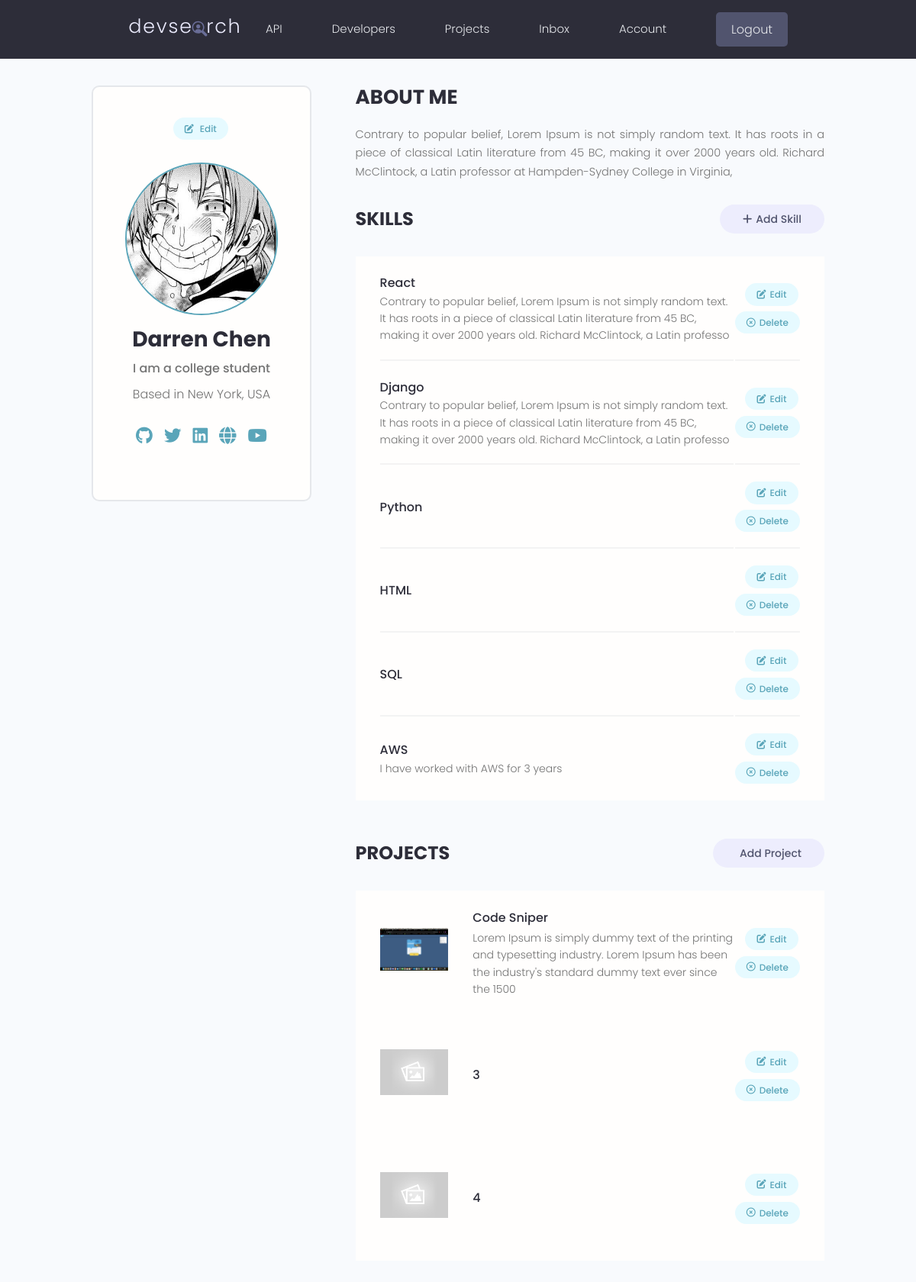
The app's page /account/ (signed in) with its own data.
### users/models.py (models this page shows, shortened)
class Profile(models.Model):
    user = models.OneToOneField(User, null=True, on_delete=models.CASCADE, blank=True) #one user can have one profile, one profile can have one user
    name = models.CharField(max_length=200, null=True, blank=True)
    email = models.EmailField(max_length=500, null=True, blank=True, unique=True)
    username = models.CharField(max_length=200, null=True, blank=True)
    location = models.CharField(max_length=200, null=True, blank=True)
    short_intro = models.CharField(max_length=200, null=True, blank=True)
    bio = models.TextField(null=True, blank=True)
    profile_image = models.ImageField(upload_to='profiles/', default='')
    social_github = models.CharField(max_length=200, null=True, blank=True)
    social_twitter = models.CharField(max_length=200, null=True, blank=True)
    social_linkedin = models.CharField(max_length=200, null=True, blank=True)
    social_youtube = models.CharField(max_length=200, null=True, blank=True)
    social_website = models.CharField(max_length=200, null=True, blank=True)
    created = models.DateTimeField(auto_now_add=True)
    id = models.UUIDField(default=uuid.uuid4, unique=True, primary_key=True, editable=False)
    class Meta:
        ordering = ['-created']
    @property
    def imageURL(self):
        try:
            url = self.profile_image.url
        except:
            url = '/static/images/user-default.png'
        return url

class Skill(models.Model):
    owner = models.ForeignKey(Profile, null=True, blank=True, on_delete=models.CASCADE) #one profile can have many skills (parent-child relationship)
    name = models.CharField(max_length=200, null=True, blank=True)
    description = models.TextField(null=True, blank=True)
    created = models.DateTimeField(auto_now_add=True) #auto_now_add=True will automatically add when we create a new project
    id = models.UUIDField(default=uuid.uuid4, unique=True, primary_key=True, editable=False)

### projects/models.py (models this page shows, shortened)
class Project(models.Model):
    owner = models.ForeignKey(Profile, null=True, blank=True, on_delete=models.CASCADE)
    title = models.CharField(max_length=200) #Charfield is a small field compare to TextField
    description = models.TextField(null=True, blank=True) #null=True means that this field is optional
    featured_image = models.ImageField(upload_to='projects/', default='')
    demo_link = models.CharField(max_length=2000, null=True, blank=True)
    source_link = models.CharField(max_length=2000, null=True, blank=True)
    tags = models.ManyToManyField('Tag', blank=True) #ManyToManyField is a field that can have many tags
    vote_total = models.IntegerField(default=0, null=True, blank=True)
    vote_ratio = models.IntegerField(default=0, null=True, blank=True)
    created = models.DateTimeField(auto_now_add=True) #auto_now_add=True will automatically add when we create a new project
    id = models.UUIDField(default=uuid.uuid4, unique=True, primary_key=True, editable=False) #uuid4 is a random id, editable=False means that we can't edit this id
    class Meta:
        ordering = ['-vote_ratio', '-vote_total', 'title'] #order the projects by vote ratio and vote total
    @property
    def imageURL(self):
        try:
            url = self.featured_image.url
        except:
            url = ''
        return url

### users/views.py (the view)
# urls.py: path('account/', views.userAccount, name='account'),
@login_required(login_url='login') #if the user is not logged in, redirect to the login page
def userAccount(request):
    profile = request.user.profile #get the profile of the user that is logged in
    skills = profile.skill_set.all() #get all the skills of the user
    projects = profile.project_set.all()[:3]
    projectsCount = projects.count()
    context = {'profile': profile, 'skills': skills, 'projects': projects, 'projectsCount': projectsCount}
    return render(request, 'users/account.html', context)

### users/templates/users/account.html (shortened to what this page needs)
{% extends 'main.html' %}
{% load static %}
{% block content %}
<main class="settingsPage profile my-md">
  <div class="container">
    <div class="layout">
      <div class="column column--1of3">
        <div class="card text-center">
          <div class="card__body dev">
            <a class="tag tag--pill tag--main settings__btn" href="{% url 'edit-account' %}"><i class="fa-solid fa-edit" style="margin-right: 5px;"></i> Edit</a>
            <img class="avatar avatar--xl dev__avatar" src="{{profile.imageURL}}" />
            <h2 class="dev__name">{{profile.name}}</h2>
            <p class="dev__title">{{profile.short_intro}}</p>
            <p class="dev__location">Based in {{profile.location}}</p>
            <ul class="dev__social">
              {% if profile.social_github %}
                <li>
                  <a title="Github" href="{{profile.social_github}}" target="_blank"></a>
                </li>
                {% endif %}
                {% if profile.social_twitter %}
                <li>
                  <a title="Twitter" href="{{profile.social_twitter}}" target="_blank"></a>
                </li>
                {% endif %}
                {% if profile.social_linkedin %}
                <li>
                  <a title="LinkedIn" href="{{profile.social_linkedin}}" target="_blank"></a>
                </li>
                {% endif %}
                {% if profile.social_website %}
                <li>
                  <a title="Personal Website" href="{{profile.social_website}}" target="_blank"></a>
                </li>
                {% endif %}
                {% if profile.social_youtube %}
                <li>
                    <a title="Youtube" href="{{profile.social_youtube}}" target="_blank"></a>
                </li>
                {% endif %}
            </ul>
          </div>
        </div>
      </div>
      <div class="column column--2of3">
        <div class="devInfo">
          <h3 class="devInfo__title">About Me</h3>
          <p class="devInfo__about">{{profile.bio}}</p>
        </div>
        <div class="settings">
          <h3 class="settings__title">Skills</h3>
          <a class="tag tag--pill tag--sub settings__btn tag--lg" href="{% url 'create-skill' %}"><i class="fa-solid fa-plus" style="margin-right: 5px;"></i> Add Skill</a>
        </div>
        <table class="settings__table">
          {% for skill in skills %}
          <tr>
            <td class="settings__tableInfo">
              <h4>{{skill.name}}</h4>
              <p>
                {{skill.description|slice:"200"}}
              </p>
            </td>
            <td class="settings__tableActions">
              <a class="tag tag--pill tag--main settings__btn" href="{% url 'update-skill' skill.id %}"><i class="fa-solid fa-edit" style="margin-right: 5px;"></i> Edit</a>
              <a class="tag tag--pill tag--main settings__btn" href="{% url 'delete-skill' skill.id %}?next=/account"><i class="fa-regular fa-circle-xmark" style="margin-right: 5px;"></i>
                Delete</a>
            </td>
          </tr>
          {% endfor %}
        </table>
        <div class="settings">
          <h3 class="settings__title">Projects</h3>
          <a class="tag tag--pill tag--sub settings__btn tag--lg" href="{% url 'create-project' %}"> Add Project</a>
        </div>
        <table class="projects__table">
          {% for project in projects %}
          <tr>
            <td class="settings__thumbnail">
              <a href="{% url 'project' project.id %}"><img src="{{project.imageURL}}" alt="Project Thumbnail" /></a>
            </td>
            <td class="settings__tableInfo">
              <a href="{% url 'project' project.id %}">{{project.title}}</a>
              <p>
                {{project.description|slice:"150"}}
              </p>
            </td>
            <td class="settings__tableActions">
              <a class="tag tag--pill tag--main settings__btn" href="{% url 'update-project' project.id %}"><i class="fa-solid fa-edit" style="margin-right: 5px;"></i> Edit</a>
              <a class="tag tag--pill tag--main settings__btn" href="{% url 'delete-project' project.id %}?next=/account"><i class="fa-regular fa-circle-xmark" style="margin-right: 5px;"></i>
                Delete</a>
            </td>
          </tr>
          {% endfor %}
        </table>
      </div>
    </div>
  </div>
</main>
{% endblock content %}

### static/styles/app.css (style rules this page uses)
:root { --color-sub: #2d2d39; }
.card { border: 2px solid var(--color-light); }
img { width: 100%; }
.profile .card > .dev { padding: 4rem; }
.dev__avatar { display: block; margin: auto; }
.dev__name { color: var(--color-sub); font-size: 2.8rem; font-weight: 700; margin-top: 1rem; margin-bottom: 0.5rem; }
.dev__title { font-size: 1.6rem; font-weight: 500; line-height: 1.3; }
.dev__location { margin-top: 1rem; }
.dev__social { margin: 3rem 0; list-style: none; display: flex; justify-content: center; gap: 1.5rem; }
.devInfo { margin-bottom: 3rem; }
.devInfo__title, .devInfo__subtitle { font-size: 2.6rem; color: var(--color-sub); text-transform: uppercase; font-weight: 700; margin-bottom: 1.5rem; }
.devInfo__about, .devSkill__info { font-size: 1.45rem; line-height: 1.7; text-align: justify; }
.settingsPage .dev > .settings__btn { display: inline-block; margin-bottom: 3rem; }
.settings { display: flex; justify-content: space-between; align-items: center; }
.settings__title { font-size: 2.4rem; text-transform: uppercase; font-weight: 700; color: var(--color-sub); }
.projects__table { margin-top: 3rem; margin-bottom: 2rem; padding: 0 3rem; background: var(--color-white); }
.settings__table { margin-top: 3rem; margin-bottom: 5rem; padding: 0 3rem; background: var(--color-white); }
.settings__table tr { width: 100%; }
.settings__table tr > td { padding: 2rem 0; }
.settings__table tr:not(:last-child) td { border-bottom: 2px solid var(--color-white-light); }
.settings__thumbnail { width: 23%; min-width: 10rem; }
.settings__thumbnail img { padding-right: 3rem; height: 15rem; object-fit: contain; }
.settings__tableInfo { width: 100%; }
.settings__tableInfo h4, .settings__tableInfo a { padding-right: 1rem; width: auto; font-size: 1.6rem; font-weight: 500; color: var(--color-sub); }
.settings__tableInfo p { font-size: 1.4rem; }
.settings__tableActions { text-align: right; }

### static/uikit/styles/modules/_variables.css (style rules this page uses)
:root { --color-main: #5aa5b9; --color-main-light: #e6faff; --color-sub: #3f4156; --color-sub-light: #51546e; --color-sub-lighter: #ededfd; --color-text: #737373; --color-gray: #8b8b8b; --color-light: #e5e7eb; --color-light-gray: #767676; --color-bg: #f8fafd; --color-white: #fffefd; --color-white-light: #f3f3f3; --color-success: #359e64; --color-success-bg: #def8e8; --color-error: #fc4b0b; --color-error-bg: #fff2ee; --font-base: 'Poppins', arial, helvetica, 'Segoe UI', roboto, ubuntu, sans-serif; --font-monospace: 'Fira Code', 'Courier New', courier, monospace; --font-regular: 300; --font-medium: 500; --font-bold: 700; --generic-shadow: 1px 1px 5px #00000010; --generic-transition: all 0.3s ease-in-out; }

### static/uikit/styles/modules/_base.css (style rules this page uses)
* { margin: 0; padding: 0; box-sizing: border-box; text-rendering: optimizeLegibility; color: inherit; font-size: inherit; }
html { font-size: 50%; }
@media only screen and (min-width: 480px) { html { font-size: 56.25%; } }
@media only screen and (min-width: 1200px) { html { font-size: 62.5%; } }
body { line-height: 1.6; font-weight: 400; font-size: 1.5rem; color: var(--color-text); background-color: var(--color-bg); min-height: 100vh; }

### static/uikit/styles/modules/_typography.css (style rules this page uses)
* { font-family: var(--font-base); }
h2 { font-size: 3.6rem; font-weight: var(--font-bold); }
h3 { font-size: 3.2rem; font-weight: var(--font-medium); }
h4 { font-size: 2.8rem; font-weight: var(--font-medium); }
p, span, strong { font-size: 1.6rem; color: var(--color-text); font-weight: var(--font-regular); }
a { padding-bottom: 2px; text-decoration: none; display: inline-block; color: var(--color-main); font-weight: var(--font-medium); }

### static/uikit/styles/modules/_utilities.css (style rules this page uses)
.container { width: 92%; max-width: 165rem; margin: 0 auto; box-sizing: border-box; }
@media screen and (min-width: 1000px) { .container { width: 90%; } }
@media screen and (min-width: 1200px) { .container { width: 80%; } }
.text-center { text-align: center; }
.my-md { margin: 3rem auto; }

### static/uikit/styles/modules/_avatar.css (style rules this page uses)
.avatar { border-radius: 50%; border: 2px solid var(--color-main); object-fit: cover; }
.avatar--xl { height: 20rem; width: 20rem; }

### static/uikit/styles/modules/_card.css (style rules this page uses)
.card { border-radius: 1rem; background-color: var(--color-white); border: 1.5px solid var(--color-light); width: auto; height: auto; margin-top: 0.5rem; margin-bottom: 0.5rem; overflow: hidden; }
.card__body, .card__header { padding: 2rem 2.5rem; }

### static/uikit/styles/modules/_layout.css (style rules this page uses)
.layout { display: flex; flex-flow: row wrap; justify-content: space-between; }
.layout > .column { margin-bottom: 3rem; }
.layout > .column.column--1of3 { flex-basis: 30%; }
.layout > .column.column--2of3 { flex-basis: 64%; }

### records on screen
Profile: imageURL (picture), name "Darren Chen", short_intro "I am a college student", location "New York, USA", bio "Contrary to popular belief, Lorem Ipsum is not simply random text. It has roots in a piece of classical Latin literature from 45 BC, making it over 2000 years old. Richard McClintock, a Latin professor at Hampden-Sydney College in Virginia,"
Skill: name "React", description "Contrary to popular belief, Lorem Ipsum is not simply random text. It has roots in a piece of classical Latin literature from 45 BC, making it over 2000 years old. Richard McClintock, a Latin professo"
Skill: name "Django", description "Contrary to popular belief, Lorem Ipsum is not simply random text. It has roots in a piece of classical Latin literature from 45 BC, making it over 2000 years old. Richard McClintock, a Latin professo"
Skill: name "Python"
Skill: name "HTML"
Skill: name "SQL"
Skill: name "AWS", description "I have worked with AWS for 3 years"
Project: imageURL (picture), title "Code Sniper", description "Lorem Ipsum is simply dummy text of the printing and typesetting industry. Lorem Ipsum has been the industry's standard dummy text ever since the 1500"
Project: imageURL (placeholder picture), title "3"
Project: imageURL (placeholder picture), title "4"
